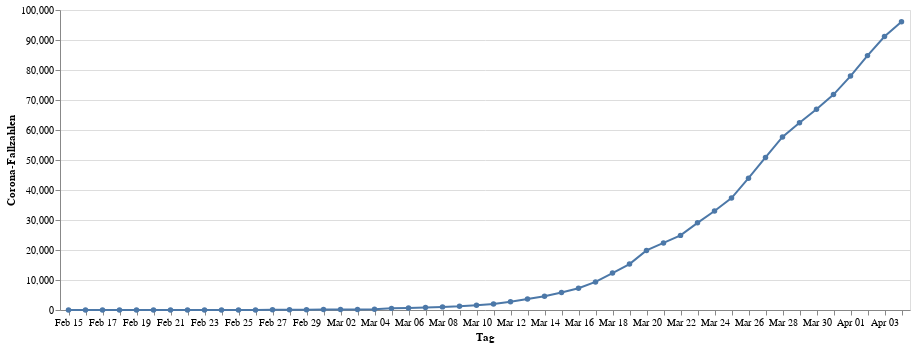

Here is the notebook cell this chart was saved with:
### Code cell
infections = alt.Chart(data).mark_line(point=True).encode(
    alt.X("monthdate(day):O", title="Tag"),
    alt.Y("cases:Q", title="Corona-Fallzahlen"))
infections.properties(width=850, height=300)

### Figure 1 — Vega-Lite specification as saved in the notebook (floating-point values rounded to 4 significant figures)
{"config": {"view": {"continuousWidth": 400, "continuousHeight": 300}}, "data": {"name": "data-a3ec814fa4b99cffc5beb385e5963510"}, "mark": {"type": "line", "point": true}, "encoding": {"x": {"type": "ordinal", "field": "day", "timeUnit": "monthdate", "title": "Tag"}, "y": {"type": "quantitative", "field": "cases", "title": "Corona-Fallzahlen"}}, "height": 300, "width": 850, "$schema": "https://vega.github.io/schema/vega-lite/v4.0.2.json", "datasets": {"data-a3ec814fa4b99cffc5beb385e5963510": [{"day": "2020-02-15T00:00:00", "cases": 16}, {"day": "2020-02-16T00:00:00", "cases": 16}, {"day": "2020-02-17T00:00:00", "cases": 16}, {"day": "2020-02-18T00:00:00", "cases": 16}, {"day": "2020-02-19T00:00:00", "cases": 16}, {"day": "2020-02-20T00:00:00", "cases": 16}, {"day": "2020-02-21T00:00:00", "cases": 16}, {"day": "2020-02-22T00:00:00", "cases": 16}, {"day": "2020-02-23T00:00:00", "cases": 16}, {"day": "2020-02-24T00:00:00", "cases": 16}, {"day": "2020-02-25T00:00:00", "cases": 18}, {"day": "2020-02-26T00:00:00", "cases": 26}, {"day": "2020-02-27T00:00:00", "cases": 48}, {"day": "2020-02-28T00:00:00", "cases": 74}, {"day": "2020-02-29T00:00:00", "cases": 79}, {"day": "2020-03-01T00:00:00", "cases": 130}, {"day": "2020-03-02T00:00:00", "cases": 165}, {"day": "2020-03-03T00:00:00", "cases": 203}, {"day": "2020-03-04T00:00:00", "cases": 262}, {"day": "2020-03-05T00:00:00", "cases": 545}, {"day": "2020-03-06T00:00:00", "cases": 670}, {"day": "2020-03-07T00:00:00", "cases": 800}, {"day": "2020-03-08T00:00:00", "cases": 1040}, {"day": "2020-03-09T00:00:00", "cases": 1224}, {"day": "2020-03-10T00:00:00", "cases": 1565}, {"day": "2020-03-11T00:00:00", "cases": 1966}, {"day": "2020-03-12T00:00:00", "cases": 2745}, {"day": "2020-03-13T00:00:00", "cases": 3675}, {"day": "2020-03-14T00:00:00", "cases": 4599}, {"day": "2020-03-15T00:00:00", "cases": 5813}, {"day": "2020-03-16T00:00:00", "cases": 7272}, {"day": "2020-03-17T00:00:00", "cases": 9367}, {"day": "2020-03-18T00:00:00", "cases": 12327}, {"day": "2020-03-19T00:00:00", "cases": 15320}, {"day": "2020-03-20T00:00:00", "cases": 19848}, {"day": "2020-03-21T00:00:00", "cases": 22364}, {"day": "2020-03-22T00:00:00", "cases": 24873}, {"day": "2020-03-23T00:00:00", "cases": 29056}, {"day": "2020-03-24T00:00:00", "cases": 32991}, {"day": "2020-03-25T00:00:00", "cases": 37323}, {"day": "2020-03-26T00:00:00", "cases": 43938}, {"day": "2020-03-27T00:00:00", "cases": 50871}, {"day": "2020-03-28T00:00:00", "cases": 57695}, {"day": "2020-03-29T00:00:00", "cases": 62435}, {"day": "2020-03-30T00:00:00", "cases": 66885}, {"day": "2020-03-31T00:00:00", "cases": 71808}, {"day": "2020-04-01T00:00:00", "cases": 77981}, {"day": "2020-04-02T00:00:00", "cases": 84794}, {"day": "2020-04-03T00:00:00", "cases": 91159}, {"day": "2020-04-04T00:00:00", "cases": 96092}]}}
